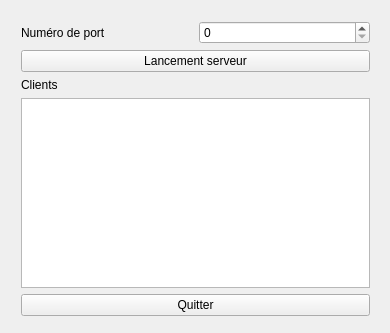
<?xml version="1.0" encoding="UTF-8"?>
<ui version="4.0">
 <class>ServeurWidget</class>
 <widget class="QWidget" name="ServeurWidget">
  <property name="geometry">
   <rect>
    <x>0</x>
    <y>0</y>
    <width>390</width>
    <height>333</height>
   </rect>
  </property>
  <property name="windowTitle">
   <string>ServeurWidget</string>
  </property>
  <widget class="QWidget" name="">
   <property name="geometry">
    <rect>
     <x>10</x>
     <y>10</y>
     <width>371</width>
     <height>317</height>
    </rect>
   </property>
   <layout class="QVBoxLayout" name="verticalLayout_3">
    <item>
     <layout class="QVBoxLayout" name="verticalLayout">
      <item>
       <layout class="QHBoxLayout" name="horizontalLayout">
        <item>
         <widget class="QLabel" name="labelNumeroPort">
          <property name="text">
           <string>Numéro de port</string>
          </property>
         </widget>
        </item>
        <item>
         <widget class="QSpinBox" name="spinBoxNumeroPort">
          <property name="maximum">
           <number>9999</number>
          </property>
         </widget>
        </item>
       </layout>
      </item>
      <item>
       <widget class="QPushButton" name="pushButtonLancementServeur">
        <property name="text">
         <string>Lancement serveur</string>
        </property>
       </widget>
      </item>
     </layout>
    </item>
    <item>
     <widget class="QLabel" name="labelClients">
      <property name="text">
       <string>Clients</string>
      </property>
     </widget>
    </item>
    <item>
     <layout class="QVBoxLayout" name="verticalLayout_2">
      <item>
       <widget class="QTextEdit" name="textEditClients"/>
      </item>
      <item>
       <widget class="QPushButton" name="pushButtonQuitter">
        <property name="text">
         <string>Quitter</string>
        </property>
       </widget>
      </item>
     </layout>
    </item>
   </layout>
  </widget>
 </widget>
 <layoutdefault spacing="6" margin="11"/>
 <resources/>
 <connections>
  <connection>
   <sender>pushButtonQuitter</sender>
   <signal>clicked()</signal>
   <receiver>ServeurWidget</receiver>
   <slot>close()</slot>
   <hints>
    <hint type="sourcelabel">
     <x>151</x>
     <y>314</y>
    </hint>
    <hint type="destinationlabel">
     <x>70</x>
     <y>72</y>
    </hint>
   </hints>
  </connection>
 </connections>
</ui>
